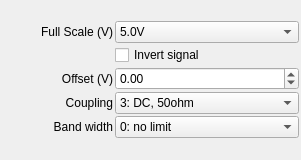
<?xml version="1.0" encoding="UTF-8"?>
<ui version="4.0">
 <class>ap240verticalform</class>
 <widget class="QWidget" name="ap240verticalform">
  <property name="geometry">
   <rect>
    <x>0</x>
    <y>0</y>
    <width>301</width>
    <height>160</height>
   </rect>
  </property>
  <property name="windowTitle">
   <string>Form</string>
  </property>
  <layout class="QGridLayout" name="gridLayout_2">
   <property name="leftMargin">
    <number>2</number>
   </property>
   <property name="topMargin">
    <number>2</number>
   </property>
   <property name="rightMargin">
    <number>2</number>
   </property>
   <property name="bottomMargin">
    <number>2</number>
   </property>
   <item row="0" column="1">
    <layout class="QGridLayout" name="gridLayout">
     <property name="spacing">
      <number>2</number>
     </property>
     <item row="4" column="0">
      <widget class="QLabel" name="label_4">
       <property name="text">
        <string>Band width</string>
       </property>
       <property name="alignment">
        <set>Qt::AlignRight|Qt::AlignTrailing|Qt::AlignVCenter</set>
       </property>
      </widget>
     </item>
     <item row="2" column="0">
      <widget class="QLabel" name="label_3">
       <property name="text">
        <string>Offset (V)</string>
       </property>
       <property name="alignment">
        <set>Qt::AlignRight|Qt::AlignTrailing|Qt::AlignVCenter</set>
       </property>
      </widget>
     </item>
     <item row="4" column="2">
      <widget class="QComboBox" name="comboBox">
       <property name="currentIndex">
        <number>0</number>
       </property>
       <item>
        <property name="text">
         <string>0: no limit</string>
        </property>
       </item>
       <item>
        <property name="text">
         <string>1: 25MHz</string>
        </property>
       </item>
       <item>
        <property name="text">
         <string>2: 700MHz</string>
        </property>
       </item>
       <item>
        <property name="text">
         <string>3: 200MHz</string>
        </property>
       </item>
       <item>
        <property name="text">
         <string>4: 20MHz</string>
        </property>
       </item>
       <item>
        <property name="text">
         <string>5: 35MHz</string>
        </property>
       </item>
      </widget>
     </item>
     <item row="0" column="0">
      <widget class="QLabel" name="label_2">
       <property name="text">
        <string>Full Scale (V)</string>
       </property>
       <property name="alignment">
        <set>Qt::AlignRight|Qt::AlignTrailing|Qt::AlignVCenter</set>
       </property>
      </widget>
     </item>
     <item row="2" column="2">
      <widget class="QDoubleSpinBox" name="doubleSpinBox">
       <property name="minimum">
        <double>-5.000000000000000</double>
       </property>
       <property name="maximum">
        <double>5.000000000000000</double>
       </property>
       <property name="singleStep">
        <double>0.010000000000000</double>
       </property>
      </widget>
     </item>
     <item row="3" column="2">
      <widget class="QComboBox" name="comboBox_2">
       <property name="currentIndex">
        <number>3</number>
       </property>
       <item>
        <property name="text">
         <string>0 Ground (Averagers ONLY)</string>
        </property>
       </item>
       <item>
        <property name="text">
         <string>1: DC, 1Mohm</string>
        </property>
       </item>
       <item>
        <property name="text">
         <string>2: AC, 1Mohm</string>
        </property>
       </item>
       <item>
        <property name="text">
         <string>3: DC, 50ohm</string>
        </property>
       </item>
       <item>
        <property name="text">
         <string>4: AC, 50ohm</string>
        </property>
       </item>
      </widget>
     </item>
     <item row="3" column="0">
      <widget class="QLabel" name="label_5">
       <property name="text">
        <string>Coupling</string>
       </property>
       <property name="alignment">
        <set>Qt::AlignRight|Qt::AlignTrailing|Qt::AlignVCenter</set>
       </property>
      </widget>
     </item>
     <item row="0" column="2">
      <widget class="QComboBox" name="comboBox_3">
       <item>
        <property name="text">
         <string>5.0V</string>
        </property>
       </item>
       <item>
        <property name="text">
         <string>2.0V</string>
        </property>
       </item>
       <item>
        <property name="text">
         <string>1.0V</string>
        </property>
       </item>
       <item>
        <property name="text">
         <string>0.5V</string>
        </property>
       </item>
       <item>
        <property name="text">
         <string>0.2V</string>
        </property>
       </item>
       <item>
        <property name="text">
         <string>0.1V</string>
        </property>
       </item>
       <item>
        <property name="text">
         <string>0.05V</string>
        </property>
       </item>
      </widget>
     </item>
     <item row="1" column="2">
      <widget class="QCheckBox" name="checkBox">
       <property name="text">
        <string>Invert signal</string>
       </property>
      </widget>
     </item>
    </layout>
   </item>
  </layout>
 </widget>
 <resources/>
 <connections/>
</ui>
